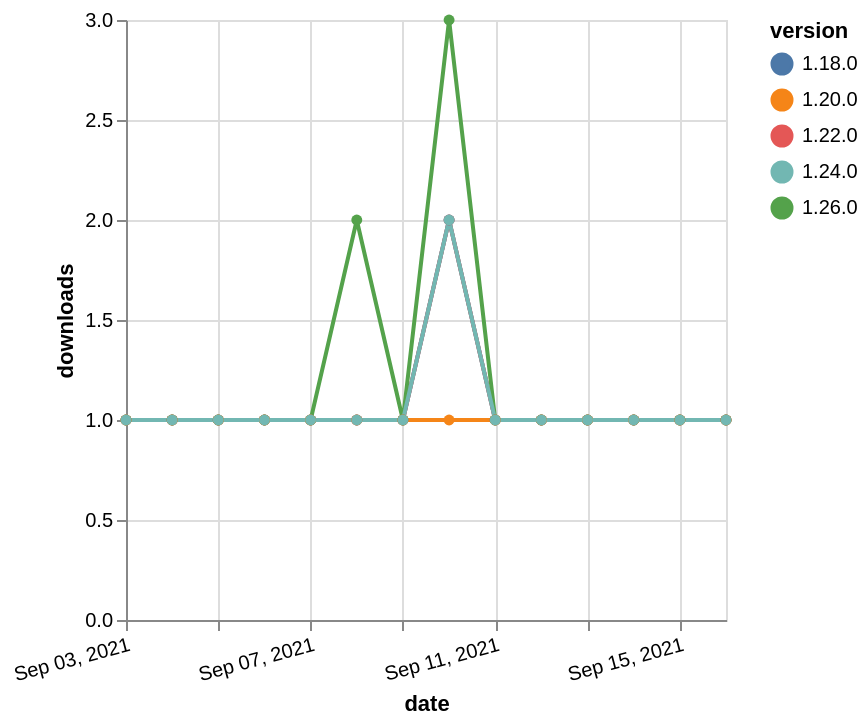

The Vega-Lite source for this figure:
### Vega-Lite specification from a JSON file in a GitHub repository (floating-point values rounded to 4 significant figures)
{"$schema": "https://vega.github.io/schema/vega-lite/v5.json", "description": "A simple bar chart with embedded data.", "data": {"values": [{"date": "2021-09-03", "total": 219, "delta": 1, "version": "1.18.0"}, {"date": "2021-09-04", "total": 220, "delta": 1, "version": "1.18.0"}, {"date": "2021-09-05", "total": 221, "delta": 1, "version": "1.18.0"}, {"date": "2021-09-06", "total": 222, "delta": 1, "version": "1.18.0"}, {"date": "2021-09-07", "total": 223, "delta": 1, "version": "1.18.0"}, {"date": "2021-09-08", "total": 224, "delta": 1, "version": "1.18.0"}, {"date": "2021-09-09", "total": 225, "delta": 1, "version": "1.18.0"}, {"date": "2021-09-10", "total": 227, "delta": 2, "version": "1.18.0"}, {"date": "2021-09-11", "total": 228, "delta": 1, "version": "1.18.0"}, {"date": "2021-09-12", "total": 229, "delta": 1, "version": "1.18.0"}, {"date": "2021-09-13", "total": 230, "delta": 1, "version": "1.18.0"}, {"date": "2021-09-14", "total": 231, "delta": 1, "version": "1.18.0"}, {"date": "2021-09-15", "total": 232, "delta": 1, "version": "1.18.0"}, {"date": "2021-09-16", "total": 233, "delta": 1, "version": "1.18.0"}, {"date": "2021-09-03", "total": 168, "delta": 1, "version": "1.22.0"}, {"date": "2021-09-04", "total": 169, "delta": 1, "version": "1.22.0"}, {"date": "2021-09-05", "total": 170, "delta": 1, "version": "1.22.0"}, {"date": "2021-09-06", "total": 171, "delta": 1, "version": "1.22.0"}, {"date": "2021-09-07", "total": 172, "delta": 1, "version": "1.22.0"}, {"date": "2021-09-08", "total": 173, "delta": 1, "version": "1.22.0"}, {"date": "2021-09-09", "total": 174, "delta": 1, "version": "1.22.0"}, {"date": "2021-09-10", "total": 176, "delta": 2, "version": "1.22.0"}, {"date": "2021-09-11", "total": 177, "delta": 1, "version": "1.22.0"}, {"date": "2021-09-12", "total": 178, "delta": 1, "version": "1.22.0"}, {"date": "2021-09-13", "total": 179, "delta": 1, "version": "1.22.0"}, {"date": "2021-09-14", "total": 180, "delta": 1, "version": "1.22.0"}, {"date": "2021-09-15", "total": 181, "delta": 1, "version": "1.22.0"}, {"date": "2021-09-16", "total": 182, "delta": 1, "version": "1.22.0"}, {"date": "2021-09-03", "total": 163, "delta": 1, "version": "1.26.0"}, {"date": "2021-09-04", "total": 164, "delta": 1, "version": "1.26.0"}, {"date": "2021-09-05", "total": 165, "delta": 1, "version": "1.26.0"}, {"date": "2021-09-06", "total": 166, "delta": 1, "version": "1.26.0"}, {"date": "2021-09-07", "total": 167, "delta": 1, "version": "1.26.0"}, {"date": "2021-09-08", "total": 169, "delta": 2, "version": "1.26.0"}, {"date": "2021-09-09", "total": 170, "delta": 1, "version": "1.26.0"}, {"date": "2021-09-10", "total": 173, "delta": 3, "version": "1.26.0"}, {"date": "2021-09-11", "total": 174, "delta": 1, "version": "1.26.0"}, {"date": "2021-09-12", "total": 175, "delta": 1, "version": "1.26.0"}, {"date": "2021-09-13", "total": 176, "delta": 1, "version": "1.26.0"}, {"date": "2021-09-14", "total": 177, "delta": 1, "version": "1.26.0"}, {"date": "2021-09-15", "total": 178, "delta": 1, "version": "1.26.0"}, {"date": "2021-09-16", "total": 179, "delta": 1, "version": "1.26.0"}, {"date": "2021-09-03", "total": 175, "delta": 1, "version": "1.20.0"}, {"date": "2021-09-04", "total": 176, "delta": 1, "version": "1.20.0"}, {"date": "2021-09-05", "total": 177, "delta": 1, "version": "1.20.0"}, {"date": "2021-09-06", "total": 178, "delta": 1, "version": "1.20.0"}, {"date": "2021-09-07", "total": 179, "delta": 1, "version": "1.20.0"}, {"date": "2021-09-08", "total": 180, "delta": 1, "version": "1.20.0"}, {"date": "2021-09-09", "total": 181, "delta": 1, "version": "1.20.0"}, {"date": "2021-09-10", "total": 182, "delta": 1, "version": "1.20.0"}, {"date": "2021-09-11", "total": 183, "delta": 1, "version": "1.20.0"}, {"date": "2021-09-12", "total": 184, "delta": 1, "version": "1.20.0"}, {"date": "2021-09-13", "total": 185, "delta": 1, "version": "1.20.0"}, {"date": "2021-09-14", "total": 186, "delta": 1, "version": "1.20.0"}, {"date": "2021-09-15", "total": 187, "delta": 1, "version": "1.20.0"}, {"date": "2021-09-16", "total": 188, "delta": 1, "version": "1.20.0"}, {"date": "2021-09-03", "total": 152, "delta": 1, "version": "1.24.0"}, {"date": "2021-09-04", "total": 153, "delta": 1, "version": "1.24.0"}, {"date": "2021-09-05", "total": 154, "delta": 1, "version": "1.24.0"}, {"date": "2021-09-06", "total": 155, "delta": 1, "version": "1.24.0"}, {"date": "2021-09-07", "total": 156, "delta": 1, "version": "1.24.0"}, {"date": "2021-09-08", "total": 157, "delta": 1, "version": "1.24.0"}, {"date": "2021-09-09", "total": 158, "delta": 1, "version": "1.24.0"}, {"date": "2021-09-10", "total": 160, "delta": 2, "version": "1.24.0"}, {"date": "2021-09-11", "total": 161, "delta": 1, "version": "1.24.0"}, {"date": "2021-09-12", "total": 162, "delta": 1, "version": "1.24.0"}, {"date": "2021-09-13", "total": 163, "delta": 1, "version": "1.24.0"}, {"date": "2021-09-14", "total": 164, "delta": 1, "version": "1.24.0"}, {"date": "2021-09-15", "total": 165, "delta": 1, "version": "1.24.0"}, {"date": "2021-09-16", "total": 166, "delta": 1, "version": "1.24.0"}]}, "width": "container", "mark": {"type": "line", "point": {"filled": true}}, "encoding": {"x": {"field": "date", "type": "temporal", "timeUnit": "yearmonthdate", "title": "date", "axis": {"labelAngle": -15}}, "y": {"field": "delta", "type": "quantitative", "title": "downloads"}, "color": {"field": "version", "type": "nominal"}, "tooltip": {"field": "delta"}}}
